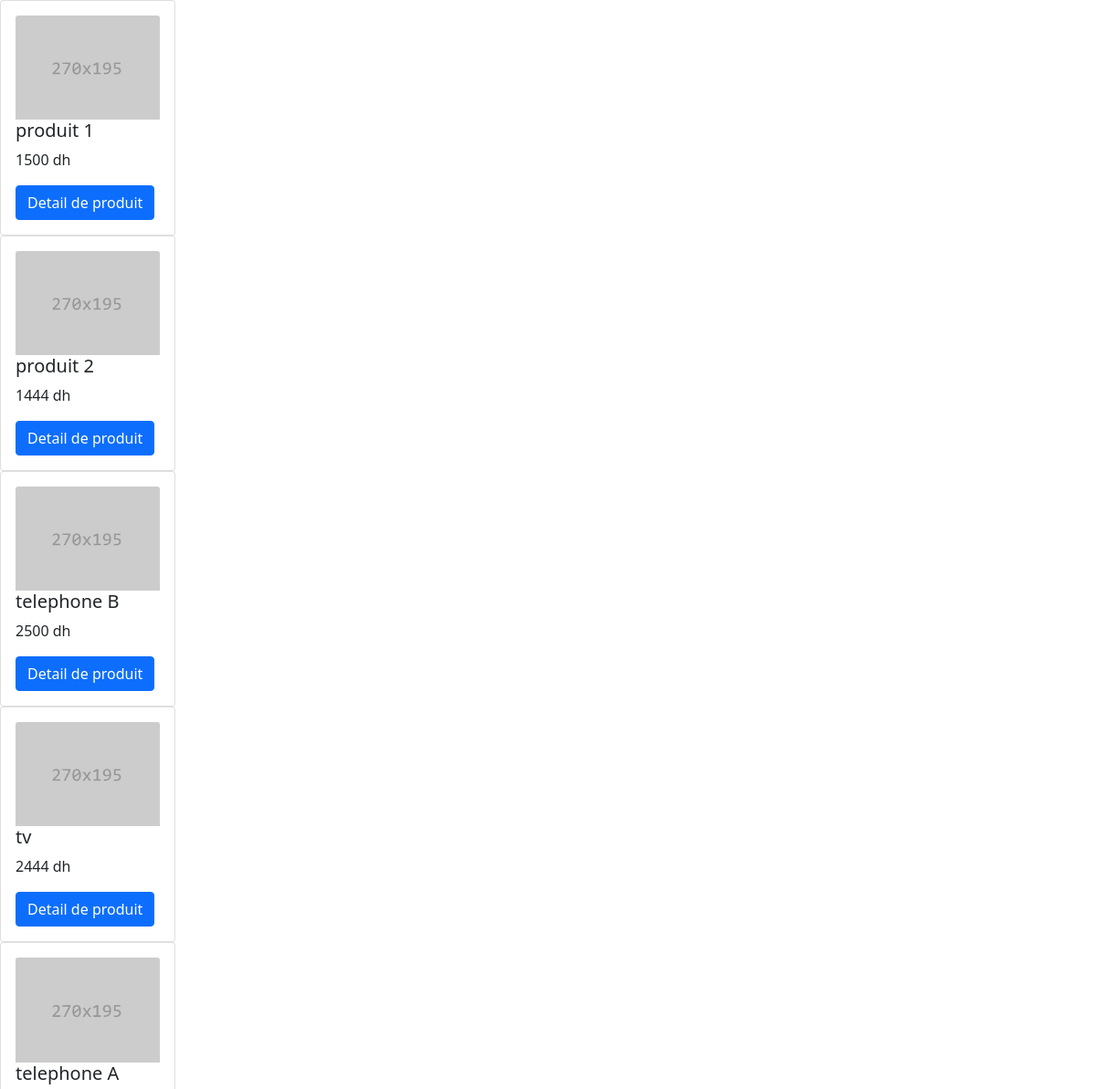
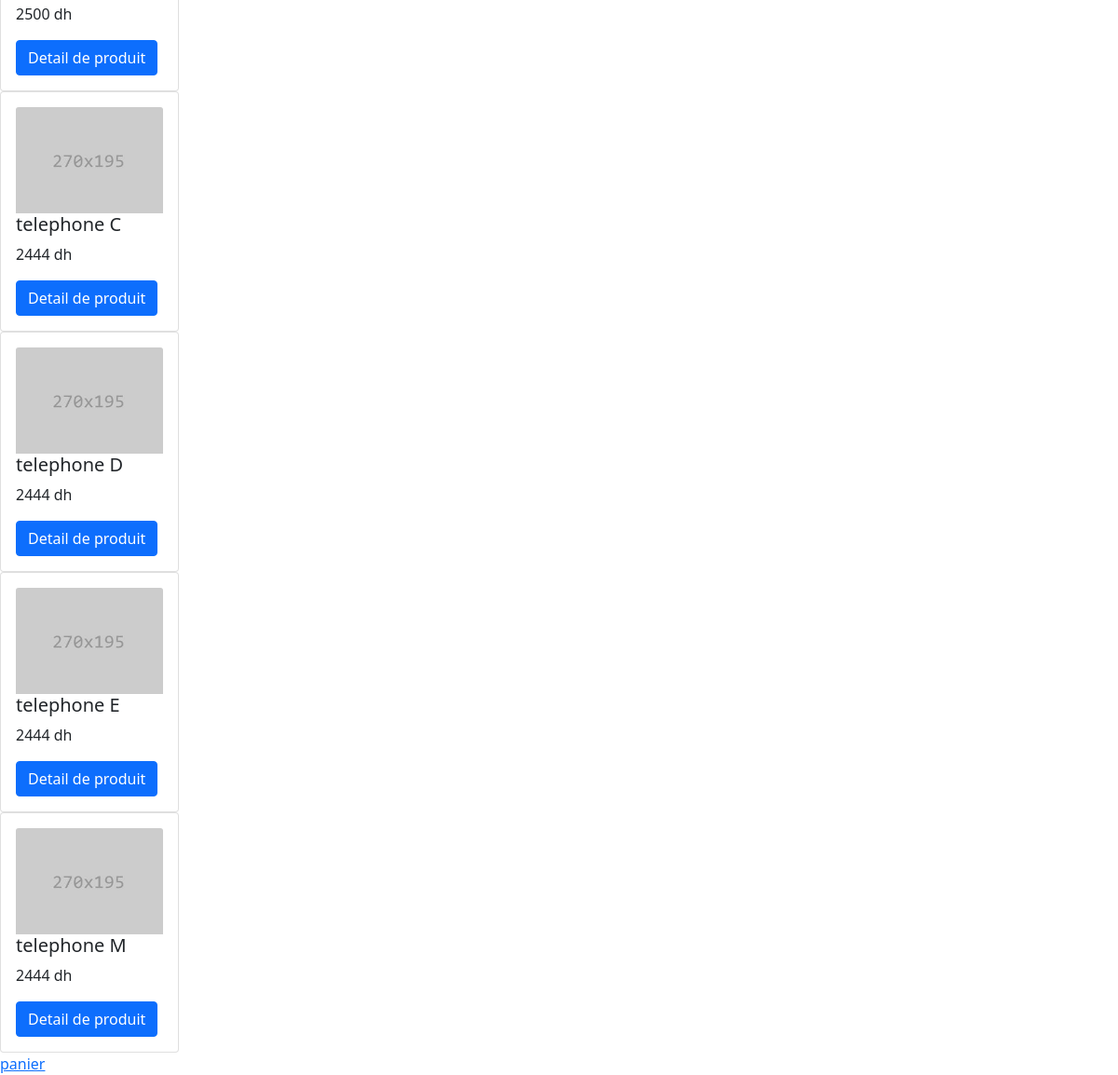
The app's page /test-2/panier/page-produits.php with its own data (2 pictures, top to bottom).
### tables this page shows
CREATE TABLE `produits` (
  `id` int(11) NOT NULL,
  `Nom` varchar(255) NOT NULL,
  `Prix` float NOT NULL
);

### test-2/panier/gestionProduit.php (called while the page is built, shortened)
<?php
include "produit.php";
class GestionProduit {
    private function getConnection(){
            $this->Connection = mysqli_connect('localhost', 'hicham', 'mlikihii', 'site-e-commerce');
        return $this->Connection;
    }
    public function afficher(){
        $SelctRow = 'SELECT *  FROM produits';
        $query = mysqli_query($this->getConnection() ,$SelctRow);
        $produits_data = mysqli_fetch_all($query, MYSQLI_ASSOC);
        $TableData = array();
        foreach ($produits_data as $value_Data) {
            $produit = new Produit();
            $produit->setId($value_Data['id']);
            $produit->setNom($value_Data['Nom']);
            $produit->setPrix($value_Data['Prix']);
            array_push($TableData, $produit);
        }
          return $TableData;
        }
    }

### test-2/panier/produit.php (called while the page is built)
<?php
class Produit{
    private $Nom ;
    private $Prix ;
    private $id ;
    public function getNom() {
        return $this->Nom;
    }
    public function setNom($Nom) {
        $this->Nom = $Nom;
    }
    public function getId() {
        return $this->id;
    }
    public function setId($id) {
        $this->id = $id;
    }
    public function getPrix() {
        return $this->Prix;
    }
    public function setPrix($Prix) {
        $this->Prix = $Prix;
    }
}

### test-2/panier/page-produits.php (the view, shortened to what this page needs)
<link href="https://cdn.jsdelivr.net/npm/bootstrap@5.1.3/dist/css/bootstrap.min.css" rel="stylesheet">
<?php
include 'gestionProduit.php';
$gestionProduit = new GestionProduit();
$data= $gestionProduit->afficher();
?>
    <?php
  foreach($data as $value){
?>
<div class=" col card " style="width: 12rem;">
  <div class="card-body">
  <img src="../img/gallery-image-1-270x195.jpg" class="card-img-top" alt="...">
    <h5 class="card-title"><?= $value->getNom();?></h5>
    <p class="card-text"><?= $value->getPrix();?> dh</p>
    <a href="detail de produit.php?id=<?= $value->getId();?>" class="btn btn-primary">Detail de produit</a>
  </div>
</div>
<?php } ?>
<a href="panier.php">panier</a>

### records on screen
produits: Nom "produit 1", Prix "1500"
produits: Nom "produit 2", Prix "1444"
produits: Nom "telephone B", Prix "2500"
produits: Nom "tv", Prix "2444"
produits: Nom "telephone A", Prix "2500"
produits: Nom "telephone C", Prix "2444"
produits: Nom "telephone D", Prix "2444"
produits: Nom "telephone E", Prix "2444"
produits: Nom "telephone M", Prix "2444"
